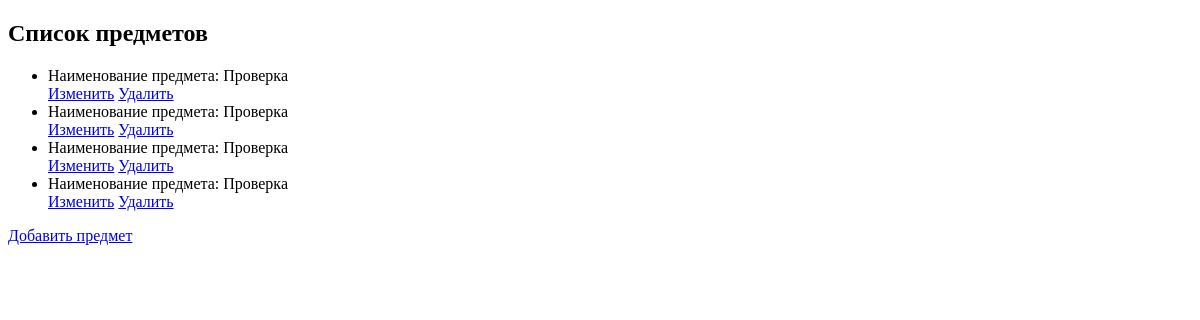
Before: /subjects/ with the older database file.
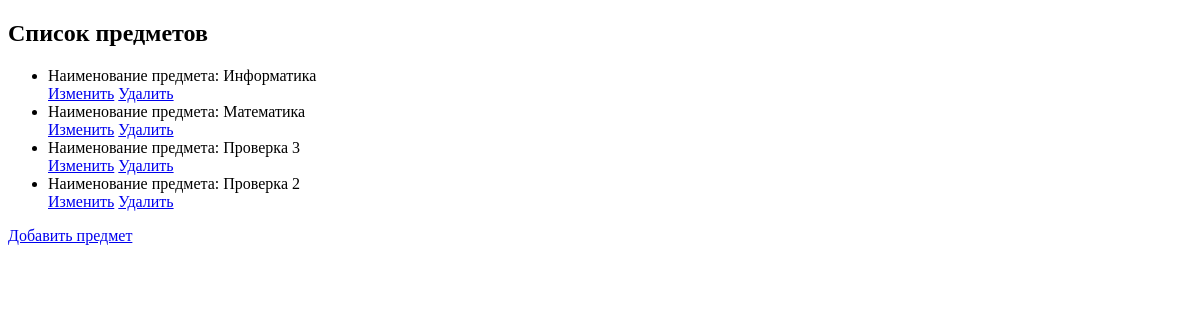
After: the same page with the newer database file.
### app/models.py (models this page shows, shortened)
class Subject(models.Model):
    naming = models.CharField(max_length=20, verbose_name='Наименование предмета')

### app/views.py (the view)
# urls.py: path('subjects/', views.subject_list, name='subject_list'),
def subject_list(request):
    subjects = Subject.objects.all()
    return render(request, 'subject_list.html', {'subjects': subjects})

### app/templates/subject_list.html (shortened to what this page needs)
<!DOCTYPE html>
<html>
<head>
</head>
<body>
<h2>Список предметов</h2>
<ul>
    {% for subject in subjects %}
        <li>
            Наименование предмета: {{ subject.naming }}<br>
            <a href="{% url 'edit_subject' pk=subject.id %}">Изменить</a>
            <a href="{% url 'delete_subject' pk=subject.id %}">Удалить</a>
        </li>
    {% endfor %}
</ul>
<a href="{% url 'add_subject' %}">Добавить предмет</a>
</body>
</html>

Changed rows visible on the page:
changed Subject: naming "Проверка" → "Информатика"
changed Subject: naming "Проверка" → "Математика"
changed Subject: naming "Проверка" → "Проверка 3"
changed Subject: naming "Проверка" → "Проверка 2"
